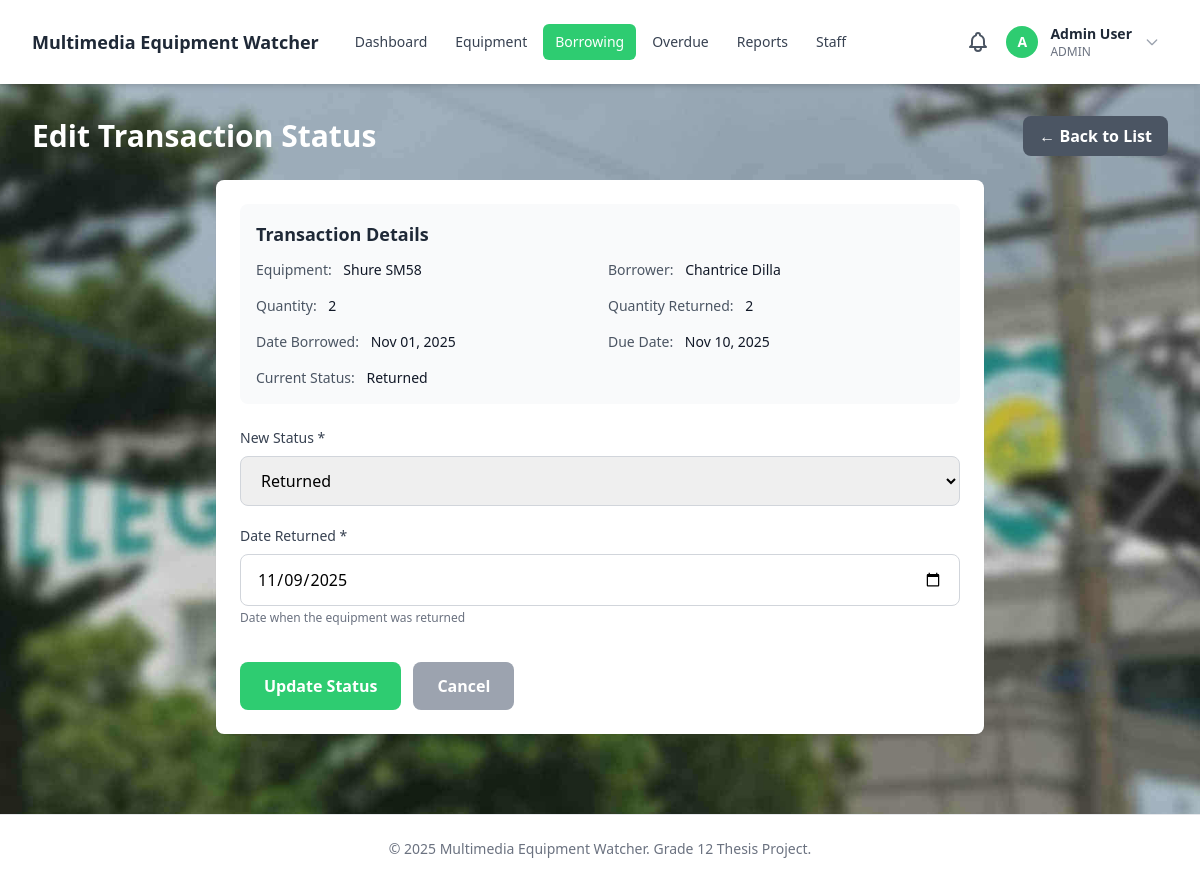
The page /borrowing/edit-status.php?id=3 (signed in) on the database its author committed.
### tables this page shows
CREATE TABLE borrowing_transactions (
    id INT AUTO_INCREMENT PRIMARY KEY,
    equipment_id INT NOT NULL,
    user_id INT NOT NULL,
    quantity INT NOT NULL DEFAULT 1,
    quantity_returned INT NOT NULL DEFAULT 0,
    date_borrowed DATE NOT NULL,
    due_date DATE NOT NULL,
    date_returned DATE NULL,
    status ENUM('pending', 'borrowed', 'returned', 'partially_returned', 'lost', 'rejected', 'cancelled') NOT NULL DEFAULT 'pending',
    remarks TEXT NULL,
    created_at TIMESTAMP DEFAULT CURRENT_TIMESTAMP,
    FOREIGN KEY (equipment_id) REFERENCES equipment(id) ON DELETE CASCADE,
    FOREIGN KEY (user_id) REFERENCES users(id) ON DELETE CASCADE
);

CREATE TABLE equipment (
    id INT AUTO_INCREMENT PRIMARY KEY,
    name VARCHAR(100) NOT NULL,
    description TEXT,
    category VARCHAR(50),
    total_quantity INT NOT NULL DEFAULT 1,
    available_quantity INT NOT NULL DEFAULT 1,
    status ENUM('available', 'borrowed', 'damaged', 'lost') NOT NULL DEFAULT 'available',
    created_at TIMESTAMP DEFAULT CURRENT_TIMESTAMP
);

CREATE TABLE users (
    id INT AUTO_INCREMENT PRIMARY KEY,
    name VARCHAR(100) NOT NULL,
    email VARCHAR(100) NOT NULL UNIQUE,
    password VARCHAR(255) NOT NULL,
    role ENUM('admin', 'user') NOT NULL DEFAULT 'user',
    is_active TINYINT(1) NOT NULL DEFAULT 0,
    created_at TIMESTAMP DEFAULT CURRENT_TIMESTAMP
);

### borrowing/edit-status.php (the view, shortened to what this page needs)
<?php
require_once '../includes/header.php';
$pdo = getDBConnection();
$id = $_GET['id'] ?? 0;
try {
    $stmt = $pdo->prepare("
        SELECT bt.*, e.name as equipment_name, u.name as borrower_name, u.email as borrower_email
        FROM borrowing_transactions bt
        JOIN equipment e ON bt.equipment_id = e.id
        JOIN users u ON bt.user_id = u.id
        WHERE bt.id = ?
    ");
    $stmt->execute([$id]);
    $transaction = $stmt->fetch();
} catch (Exception $e) {
    header('Location: list.php');
    exit;
}
?>
<div class="flex justify-between items-center mb-6">
    <h2 class="text-3xl font-bold text-white">Edit Transaction Status</h2>
    <a href="list.php" class="px-4 py-2 bg-gray-600 hover:bg-gray-700 text-white font-semibold rounded-lg transition">← Back to List</a>
</div>
<div class="max-w-3xl mx-auto bg-white rounded-lg shadow-sm p-6">
    <div class="mb-6 p-4 bg-gray-50 rounded-lg">
        <h3 class="text-lg font-semibold text-gray-800 mb-3">Transaction Details</h3>
        <div class="grid grid-cols-1 md:grid-cols-2 gap-4 text-sm">
            <div>
                <span class="text-gray-600">Equipment:</span>
                <span class="font-medium text-gray-900 ml-2"><?php echo htmlspecialchars($transaction['equipment_name']); ?></span>
            </div>
            <div>
                <span class="text-gray-600">Borrower:</span>
                <span class="font-medium text-gray-900 ml-2"><?php echo htmlspecialchars($transaction['borrower_name']); ?></span>
            </div>
            <div>
                <span class="text-gray-600">Quantity:</span>
                <span class="font-medium text-gray-900 ml-2"><?php echo $transaction['quantity']; ?></span>
            </div>
            <div>
                <span class="text-gray-600">Quantity Returned:</span>
                <span class="font-medium text-gray-900 ml-2"><?php echo $transaction['quantity_returned'] ?? 0; ?></span>
            </div>
            <div>
                <span class="text-gray-600">Date Borrowed:</span>
                <span class="font-medium text-gray-900 ml-2"><?php echo date('M d, Y', strtotime($transaction['date_borrowed'])); ?></span>
            </div>
            <div>
                <span class="text-gray-600">Due Date:</span>
                <span class="font-medium text-gray-900 ml-2"><?php echo date('M d, Y', strtotime($transaction['due_date'])); ?></span>
            </div>
            <div>
                <span class="text-gray-600">Current Status:</span>
                <span class="font-medium text-gray-900 ml-2"><?php echo ucfirst(str_replace('_', ' ', $transaction['status'])); ?></span>
            </div>
        </div>
    </div>
    <form method="POST" action="" class="space-y-5">
        <div>
            <label for="status" class="block text-sm font-medium text-gray-700 mb-2">New Status *</label>
            <select id="status" name="status" required class="w-full px-4 py-3 border border-gray-300 rounded-lg focus:ring-2 focus:ring-primary focus:border-transparent" onchange="toggleFields()">
                <option value="returned" <?php echo $transaction['status'] === 'returned' ? 'selected' : ''; ?>>Returned</option>
            </select>
        </div>
        <div id="date_returned_field" style="display: none;">
            <label for="date_returned" class="block text-sm font-medium text-gray-700 mb-2">Date Returned *</label>
            <input type="date" id="date_returned" name="date_returned" value="<?php echo $transaction['date_returned'] ?? date('Y-m-d'); ?>" class="w-full px-4 py-3 border border-gray-300 rounded-lg focus:ring-2 focus:ring-primary focus:border-transparent">
            <p class="text-xs text-gray-500 mt-1">Date when the equipment was returned</p>
        </div>
        <div class="flex gap-3 pt-4">
            <button type="submit" class="px-6 py-3 bg-primary hover:bg-primary-dark text-white font-semibold rounded-lg transition">Update Status</button>
            <a href="list.php" class="px-6 py-3 bg-gray-400 hover:bg-gray-500 text-white font-semibold rounded-lg transition">Cancel</a>
        </div>
    </form>
</div>
<?php require_once '../includes/footer.php'; ?>

### assets/css/background.css (style rules this page uses)
.bg-enhanced { background-image: url('/images/background.jpg'); background-size: cover; background-position: center; background-attachment: fixed; position: relative; }

### rows shown on the page
borrowing_transactions: equipment.name "Shure SM58", user.name "Chantrice Dilla", quantity "2", quantity_returned "2", date_borrowed "Nov 01, 2025", due_date "Nov 10, 2025", status "Returned", date_returned "11/09/2025"

### other values the page prints
substr($currentUser['name'], 0, 1) "A"
$currentUser['name'] "Admin User"
$currentUser['role'] "ADMIN"
